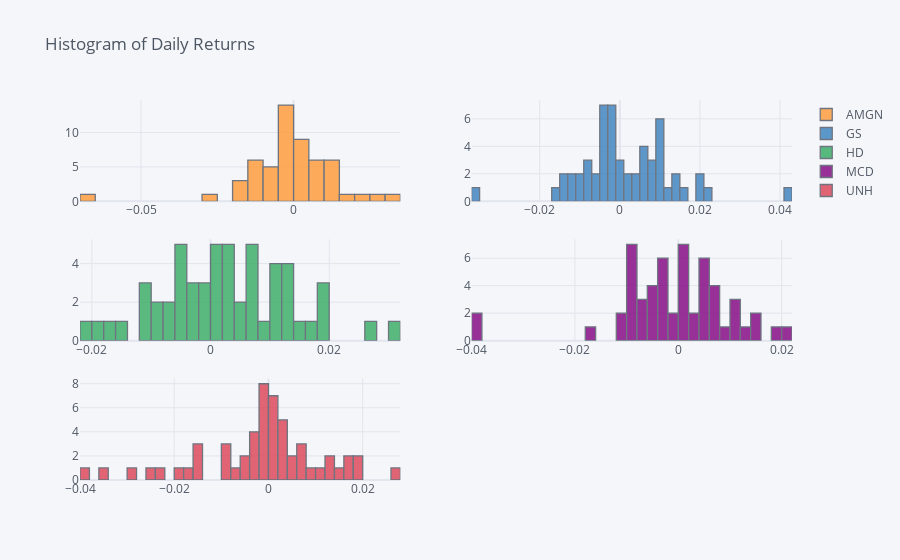

The notebook cell this image was saved under:
### Code cell
# Plot log normal distribution of returns
daily_returns.iplot(kind='histogram', title = 'Histogram of Daily Returns', subplots=True, bins=40)

### Figure 1 — Plotly figure (JSON) as saved in the notebook; plotly's stock layout.template omitted (floating-point values rounded to 4 significant figures)
{"data": [{"histfunc": "count", "histnorm": "", "marker": {"color": "rgba(255, 153, 51, 1.0)", "line": {"color": "#4D5663", "width": 1.3}}, "name": "AMGN", "nbinsx": 40, "opacity": 0.8, "orientation": "v", "type": "histogram", "x": [0.01104, 0.008214, -0.000561, 0.02567, -0.01171, -0.008793, -0.004838, 0.01119, -0.009935, 0.001975, 0.001347, 0.01084, 0.007606, -0.0008063, -0.01433, 0.01546, 0.004855, 0.005374, 0.003726, -0.001145, 0.03225, -0.00423, -0.003782, -0.01849, -0.06604, -0.003453, -0.01273, 0.01131, -0.01351, -0.001412, 0.004334, -0.01875, -0.00067, -0.0001764, 0.00605, 0.01393, -0.009765, -0.0279, -0.003705, -0.01317, 0.02346, -0.003359, -0.009856, -0.0002169, -0.01358, 0.003256, 0.005864, 0.004276, -0.001991, -0.01626, -0.009882, 0.007522, 0.003059, 0.004846, 0.01295], "xaxis": "x", "yaxis": "y"}, {"histfunc": "count", "histnorm": "", "marker": {"color": "rgba(55, 128, 191, 1.0)", "line": {"color": "#4D5663", "width": 1.3}}, "name": "GS", "nbinsx": 40, "opacity": 0.8, "orientation": "v", "type": "histogram", "x": [-0.01691, 0.003034, 0.009072, 0.006243, -0.01325, -0.004649, -0.005803, -0.005281, 0.007122, -0.008632, -0.0007161, 0.01394, 0.00979, -0.01354, -0.003604, 0.00866, -0.01291, 0.007305, 0.01644, -0.00742, -0.0004167, 0.01039, -0.01256, 0.00513, 0.004328, -0.004199, -0.002028, 0.02157, -0.03602, -0.001876, 0.01933, -0.002546, 0.000208, 0.009705, 0.00565, 0.001484, -0.002125, 0.001511, 0.01311, -0.01056, -0.002445, 0.01064, -0.003422, -0.003434, -0.002931, -0.003714, -0.002147, 0.005217, 0.01058, -0.009476, -0.003609, -0.007362, 0.0111, 0.0199, 0.0429], "xaxis": "x2", "yaxis": "y2"}, {"histfunc": "count", "histnorm": "", "marker": {"color": "rgba(50, 171, 96, 1.0)", "line": {"color": "#4D5663", "width": 1.3}}, "name": "HD", "nbinsx": 40, "opacity": 0.8, "orientation": "v", "type": "histogram", "x": [-0.01996, 0.0009751, 0.01277, 0.01445, -0.005014, 0.03019, -0.000757, -0.002303, 0.007618, -0.007646, 0.006166, 0.01252, -0.01591, -0.01671, -0.01006, 0.0106, 0.01226, 0.001125, 0.003928, -0.01166, 0.01994, -0.007919, -0.005868, 0.003121, 0.01792, 0.002836, -0.001568, 0.006314, -0.02174, 0.001788, 0.007924, 0.003511, 0.000607, 0.004293, 0.01961, 0.001668, -0.0009683, 0.0106, 0.005444, 0.007913, 0.01004, -0.01067, -0.00506, 0.003291, -0.002361, -0.008534, -0.004914, 0.008096, 0.01181, -0.009864, -0.005451, -0.003543, 0.01997, 0.01309, 0.02724], "xaxis": "x3", "yaxis": "y3"}, {"histfunc": "count", "histnorm": "", "marker": {"color": "rgba(128, 0, 128, 1.0)", "line": {"color": "#4D5663", "width": 1.3}}, "name": "MCD", "nbinsx": 40, "opacity": 0.8, "orientation": "v", "type": "histogram", "x": [-0.008961, -0.009043, -0.009471, 0.01002, -0.003535, 0.01101, 0.000204, -0.002314, -0.008143, 0.0002406, 0.01093, 0.02074, -0.007079, 0.005481, 0.001299, -0.01081, -0.0168, 0.0001709, 0.007973, -0.006572, 0.01815, -0.003461, -0.03801, -0.004627, 0.009371, 0.01588, -0.008462, -0.0001037, -0.008083, 0.003685, 0.01272, 0.000548, 0.002155, 0.004296, 0.006816, 0.006165, -0.002118, -0.01137, 0.004856, -0.004233, -0.005317, 0.000722, 0.005484, 0.001332, -0.006232, 0.004934, 0.007729, -0.001731, -0.03968, -0.004003, -0.009236, -0.002008, 0.01528, 0.00557, -0.003151], "xaxis": "x4", "yaxis": "y4"}, {"histfunc": "count", "histnorm": "", "marker": {"color": "rgba(219, 64, 82, 1.0)", "line": {"color": "#4D5663", "width": 1.3}}, "name": "UNH", "nbinsx": 40, "opacity": 0.8, "orientation": "v", "type": "histogram", "x": [0.004975, 0.006235, -0.01485, -0.001602, 0.003442, -0.001357, 0.003787, -0.03425, -0.004536, 0.01109, -0.01652, -0.02506, 0.01855, 0.00492, -0.004452, -0.0394, 0.01967, 0.002659, -0.001845, 0.01601, -0.00903, 0.006075, -0.01435, 0.01521, 0.01693, 0.001347, -0.003602, -0.00112, -0.001527, 0.0001741, 0.007593, 0.001285, -0.00094, 0.001745, 0.008641, 0.001405, -0.003648, -0.02291, -0.02993, -0.009437, -0.00828, -0.01577, -0.01826, -0.001163, 0.01299, -0.0006922, 0.02605, 0.0004088, -0.002763, 0.002047, 0.003715, -0.007711, 0.01279, 0.001843, -0.003648], "xaxis": "x5", "yaxis": "y5"}], "layout": {"barmode": "overlay", "legend": {"bgcolor": "#F5F6F9", "font": {"color": "#4D5663"}}, "paper_bgcolor": "#F5F6F9", "plot_bgcolor": "#F5F6F9", "title": {"font": {"color": "#4D5663"}, "text": "Histogram of Daily Returns"}, "xaxis": {"anchor": "y", "domain": [0, 0.45], "gridcolor": "#E1E5ED", "showgrid": true, "tickfont": {"color": "#4D5663"}, "title": {"font": {"color": "#4D5663"}, "text": ""}, "zerolinecolor": "#E1E5ED"}, "xaxis2": {"anchor": "y2", "domain": [0.55, 1], "gridcolor": "#E1E5ED", "showgrid": true, "tickfont": {"color": "#4D5663"}, "title": {"font": {"color": "#4D5663"}, "text": ""}, "zerolinecolor": "#E1E5ED"}, "xaxis3": {"anchor": "y3", "domain": [0, 0.45], "gridcolor": "#E1E5ED", "showgrid": true, "tickfont": {"color": "#4D5663"}, "title": {"font": {"color": "#4D5663"}, "text": ""}, "zerolinecolor": "#E1E5ED"}, "xaxis4": {"anchor": "y4", "domain": [0.55, 1], "gridcolor": "#E1E5ED", "showgrid": true, "tickfont": {"color": "#4D5663"}, "title": {"font": {"color": "#4D5663"}, "text": ""}, "zerolinecolor": "#E1E5ED"}, "xaxis5": {"anchor": "y5", "domain": [0, 0.45], "gridcolor": "#E1E5ED", "showgrid": true, "tickfont": {"color": "#4D5663"}, "title": {"font": {"color": "#4D5663"}, "text": ""}, "zerolinecolor": "#E1E5ED"}, "yaxis": {"anchor": "x", "domain": [0.7333, 1], "gridcolor": "#E1E5ED", "showgrid": true, "tickfont": {"color": "#4D5663"}, "title": {"font": {"color": "#4D5663"}, "text": ""}, "zerolinecolor": "#E1E5ED"}, "yaxis2": {"anchor": "x2", "domain": [0.7333, 1], "gridcolor": "#E1E5ED", "showgrid": true, "tickfont": {"color": "#4D5663"}, "title": {"font": {"color": "#4D5663"}, "text": ""}, "zerolinecolor": "#E1E5ED"}, "yaxis3": {"anchor": "x3", "domain": [0.3667, 0.6333], "gridcolor": "#E1E5ED", "showgrid": true, "tickfont": {"color": "#4D5663"}, "title": {"font": {"color": "#4D5663"}, "text": ""}, "zerolinecolor": "#E1E5ED"}, "yaxis4": {"anchor": "x4", "domain": [0.3667, 0.6333], "gridcolor": "#E1E5ED", "showgrid": true, "tickfont": {"color": "#4D5663"}, "title": {"font": {"color": "#4D5663"}, "text": ""}, "zerolinecolor": "#E1E5ED"}, "yaxis5": {"anchor": "x5", "domain": [0, 0.2667], "gridcolor": "#E1E5ED", "showgrid": true, "tickfont": {"color": "#4D5663"}, "title": {"font": {"color": "#4D5663"}, "text": ""}, "zerolinecolor": "#E1E5ED"}}}
